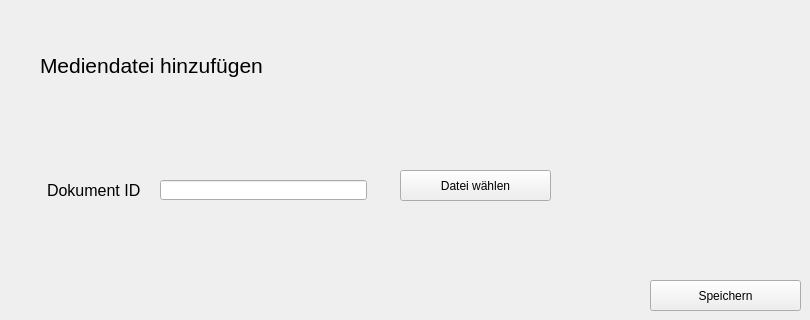
    <widget class="QWidget" name="Mediendatei">
     <widget class="QPushButton" name="btn_datei_waehlen_media">
      <property name="geometry">
       <rect>
        <x>400</x>
        <y>170</y>
        <width>151</width>
        <height>31</height>
       </rect>
      </property>
      <property name="text">
       <string>Datei wählen</string>
      </property>
     </widget>
     <widget class="QLabel" name="lab_media_2">
      <property name="geometry">
       <rect>
        <x>40</x>
        <y>50</y>
        <width>231</width>
        <height>31</height>
       </rect>
      </property>
      <property name="font">
       <font>
        <pointsize>16</pointsize>
       </font>
      </property>
      <property name="text">
       <string>Mediendatei hinzufügen</string>
      </property>
     </widget>
     <widget class="QPushButton" name="btn_save_media_2">
      <property name="geometry">
       <rect>
        <x>650</x>
        <y>280</y>
        <width>151</width>
        <height>31</height>
       </rect>
      </property>
      <property name="text">
       <string>Speichern</string>
      </property>
     </widget>
     <widget class="QLabel" name="lab_docID_media">
      <property name="geometry">
       <rect>
        <x>47</x>
        <y>180</y>
        <width>207</width>
        <height>20</height>
       </rect>
      </property>
      <property name="font">
       <font>
        <pointsize>12</pointsize>
       </font>
      </property>
      <property name="text">
       <string>Dokument ID</string>
      </property>
     </widget>
     <widget class="QLineEdit" name="le_add_media_2">
      <property name="geometry">
       <rect>
        <x>160</x>
        <y>180</y>
        <width>207</width>
        <height>20</height>
       </rect>
      </property>
     </widget>
    </widget>
